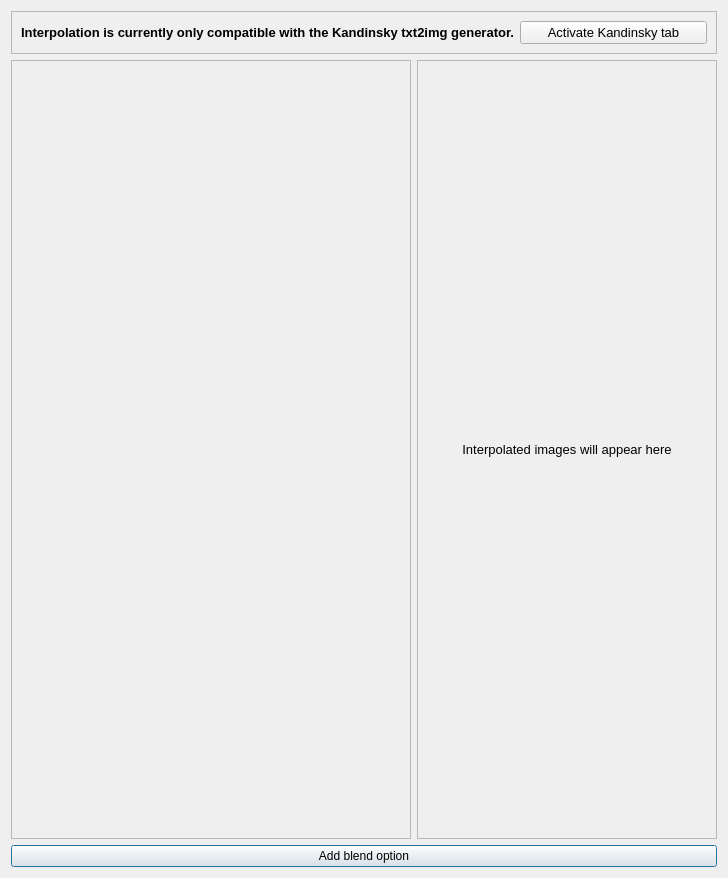
<?xml version="1.0" encoding="UTF-8"?>
<ui version="4.0">
 <class>interpolation_window</class>
 <widget class="QDialog" name="interpolation_window">
  <property name="geometry">
   <rect>
    <x>0</x>
    <y>0</y>
    <width>728</width>
    <height>878</height>
   </rect>
  </property>
  <property name="windowTitle">
   <string>Image Interpolation</string>
  </property>
  <layout class="QGridLayout" name="gridLayout_2">
   <item row="1" column="0">
    <layout class="QGridLayout" name="gridLayout">
     <item row="0" column="1">
      <widget class="QScrollArea" name="generate_scroll_area">
       <property name="sizePolicy">
        <sizepolicy hsizetype="Maximum" vsizetype="Expanding">
         <horstretch>0</horstretch>
         <verstretch>0</verstretch>
        </sizepolicy>
       </property>
       <property name="minimumSize">
        <size>
         <width>300</width>
         <height>0</height>
        </size>
       </property>
       <property name="maximumSize">
        <size>
         <width>300</width>
         <height>16777215</height>
        </size>
       </property>
       <property name="widgetResizable">
        <bool>true</bool>
       </property>
       <widget class="QWidget" name="generatedScrollArea">
        <property name="geometry">
         <rect>
          <x>0</x>
          <y>0</y>
          <width>298</width>
          <height>776</height>
         </rect>
        </property>
        <layout class="QGridLayout" name="gridLayout_4">
         <item row="0" column="0">
          <widget class="QLabel" name="interpolated_images_label">
           <property name="font">
            <font>
             <pointsize>10</pointsize>
            </font>
           </property>
           <property name="text">
            <string>Interpolated images will appear here</string>
           </property>
           <property name="alignment">
            <set>Qt::AlignCenter</set>
           </property>
          </widget>
         </item>
        </layout>
       </widget>
      </widget>
     </item>
     <item row="0" column="0">
      <widget class="QScrollArea" name="interpolation_scrollarea">
       <property name="minimumSize">
        <size>
         <width>256</width>
         <height>0</height>
        </size>
       </property>
       <property name="widgetResizable">
        <bool>true</bool>
       </property>
       <widget class="QWidget" name="interpolation_scrollarea_layout">
        <property name="geometry">
         <rect>
          <x>0</x>
          <y>0</y>
          <width>400</width>
          <height>776</height>
         </rect>
        </property>
        <layout class="QGridLayout" name="gridLayout_3"/>
       </widget>
      </widget>
     </item>
    </layout>
   </item>
   <item row="2" column="0">
    <widget class="QPushButton" name="add_blend_option_button">
     <property name="text">
      <string>Add blend option</string>
     </property>
    </widget>
   </item>
   <item row="0" column="0">
    <widget class="QFrame" name="generate_frame">
     <property name="frameShape">
      <enum>QFrame::StyledPanel</enum>
     </property>
     <property name="frameShadow">
      <enum>QFrame::Raised</enum>
     </property>
     <layout class="QGridLayout" name="gridLayout_5">
      <item row="0" column="0">
       <widget class="QLabel" name="label_2">
        <property name="font">
         <font>
          <pointsize>10</pointsize>
          <bold>true</bold>
         </font>
        </property>
        <property name="text">
         <string>Interpolation is currently only compatible with the Kandinsky txt2img generator.</string>
        </property>
        <property name="alignment">
         <set>Qt::AlignCenter</set>
        </property>
       </widget>
      </item>
      <item row="0" column="1">
       <widget class="QPushButton" name="kandinsky_button">
        <property name="font">
         <font>
          <pointsize>10</pointsize>
         </font>
        </property>
        <property name="text">
         <string>Activate Kandinsky tab</string>
        </property>
       </widget>
      </item>
     </layout>
    </widget>
   </item>
  </layout>
 </widget>
 <resources/>
 <connections/>
</ui>
